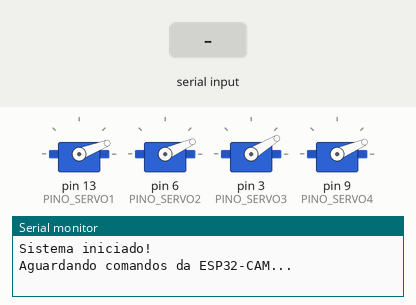
Simulated run of this sketch. Board: Arduino Uno, built with avr-gcc and run on an emulated ATmega328P. Shown: 4 × servo, the last lines printed to the serial monitor. Inputs (shaded band) come from the test bench.

Above: at 1.2 s.
1.3 s: "1\n" received over the second serial link
At 2.7 s:
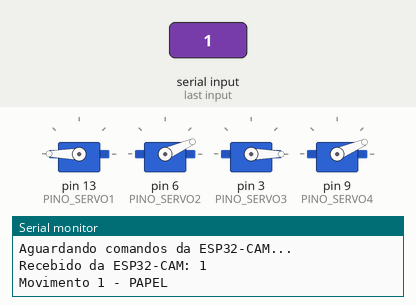
Timing chart, 0 to 7.8 s (numbered marks = the images above; inputs shaded):
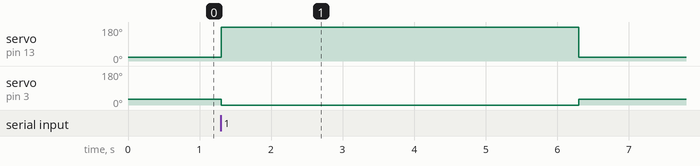

The sketch:

sketch_oct6a.ino
```cpp
#include <Servo.h>
#include <SoftwareSerial.h>

// ===============================
// COMUNICACAO COM ESP32-CAM
// ===============================

// RX = D10 recebe da ESP32-CAM
// TX = D11 (nao utilizado neste projeto)
SoftwareSerial espSerial(10, 11);

// ===============================
// SERVOS
// ===============================

Servo servo1;
Servo servo2;
Servo servo3;
Servo servo4;

// ===============================
// PINOS DOS SERVOS
// ===============================

const int PINO_SERVO1 = 13;
const int PINO_SERVO2 = 6;
const int PINO_SERVO3 = 3;
const int PINO_SERVO4 = 9;

// ===============================
// POSICOES INICIAIS
// ===============================

int posicaoInicialServo1 = 21; // direita
int posicaoInicialServo2 = 24; // cima arduino
int posicaoInicialServo3 = 31; // esquerda
int posicaoInicialServo4 = 23; // baixo HC

// ===============================
// TEMPO DE MOVIMENTO
// ===============================

const unsigned long TEMPO_MOVIMENTO = 5000;

// ===============================
// EXECUTA MOVIMENTO 1
// Papel
// ===============================

void movimento1() {

  Serial.println("Movimento 1 - PAPEL");

  servo1.write(180);
  servo3.write(0);

  delay(TEMPO_MOVIMENTO);

  servo1.write(posicaoInicialServo1);
  servo3.write(posicaoInicialServo3);

  Serial.println("Servos voltaram a posicao inicial.");
}

// ===============================
// EXECUTA MOVIMENTO 2
// Plastico
// ===============================

void movimento2() {

  Serial.println("Movimento 2 - PLASTICO");

  servo2.write(150);
  servo4.write(0);

  delay(TEMPO_MOVIMENTO);

  servo2.write(posicaoInicialServo2);
  servo4.write(posicaoInicialServo4);

  Serial.println("Servos voltaram a posicao inicial.");
}

// ===============================
// EXECUTA MOVIMENTO 3
// Metal
// ===============================

void movimento3() {

  Serial.println("Movimento 3 - METAL");

  servo3.write(180);
  servo1.write(0);

  delay(TEMPO_MOVIMENTO);

  servo3.write(posicaoInicialServo3);
  servo1.write(posicaoInicialServo1);

  Serial.println("Servos voltaram a posicao inicial.");
}

// ===============================
// EXECUTA MOVIMENTO 4
// Nao reciclavel / nao identificado
// ===============================

void movimento4() {

  Serial.println("Movimento 4 - NAO RECICLAVEL");

  servo4.write(180);
  servo2.write(0);

  delay(TEMPO_MOVIMENTO);

  servo4.write(posicaoInicialServo4);
  servo2.write(posicaoInicialServo2);

  Serial.println("Servos voltaram a posicao inicial.");
}

// ===============================
// PROCESSA NUMERO RECEBIDO
// ===============================

void processarComando(char comando) {

  switch (comando) {

    case '1':
      movimento1();
      break;

    case '2':
      movimento2();
      break;

    case '3':
      movimento3();
      break;

    case '4':
      movimento4();
      break;

    default:
      Serial.print("Comando desconhecido: ");
      Serial.println(comando);
      break;
  }
}

// ===============================
// SETUP
// ===============================

void setup() {

  // Monitor Serial USB
  Serial.begin(9600);

  // Comunicacao com a ESP32-CAM
  espSerial.begin(9600);
  espSerial.setTimeout(100);

  // Conecta servos
  servo1.attach(PINO_SERVO1);
  servo2.attach(PINO_SERVO2);
  servo3.attach(PINO_SERVO3);
  servo4.attach(PINO_SERVO4);

  // Posicoes iniciais
  servo1.write(posicaoInicialServo1);
  servo2.write(posicaoInicialServo2);
  servo3.write(posicaoInicialServo3);
  servo4.write(posicaoInicialServo4);

  Serial.println("Sistema iniciado!");
  Serial.println("Aguardando comandos da ESP32-CAM...");
}

// ===============================
// LOOP
// ===============================

void loop() {

  // Verifica dados recebidos da ESP32-CAM
  while (espSerial.available() > 0) {

    char comando = espSerial.read();

    // Ignora quebras de linha enviadas por println()
    if (comando == '\n' || comando == '\r') {
      continue;
    }

    Serial.print("Recebido da ESP32-CAM: ");
    Serial.println(comando);

    processarComando(comando);
  }
}
```

Measured:
- after the input at 1.3 s, servo on pin 13 (PINO_SERVO1): 21° → 180° at once, → 21° 5.0 s later; servo on pin 3 (PINO_SERVO3): 31° → 0° at once, → 31° 5.0 s later
